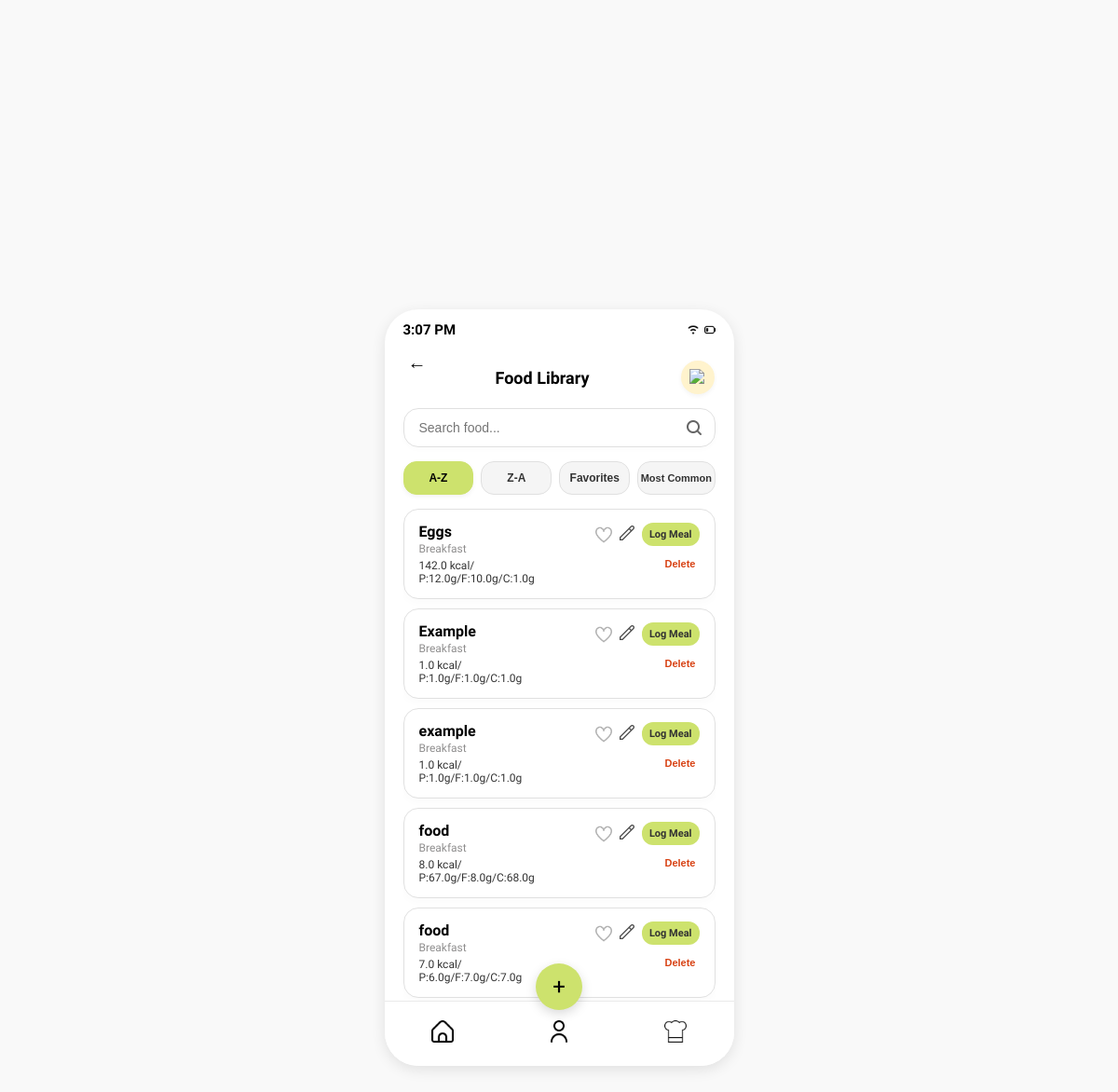
The app's page /food_library, older data.
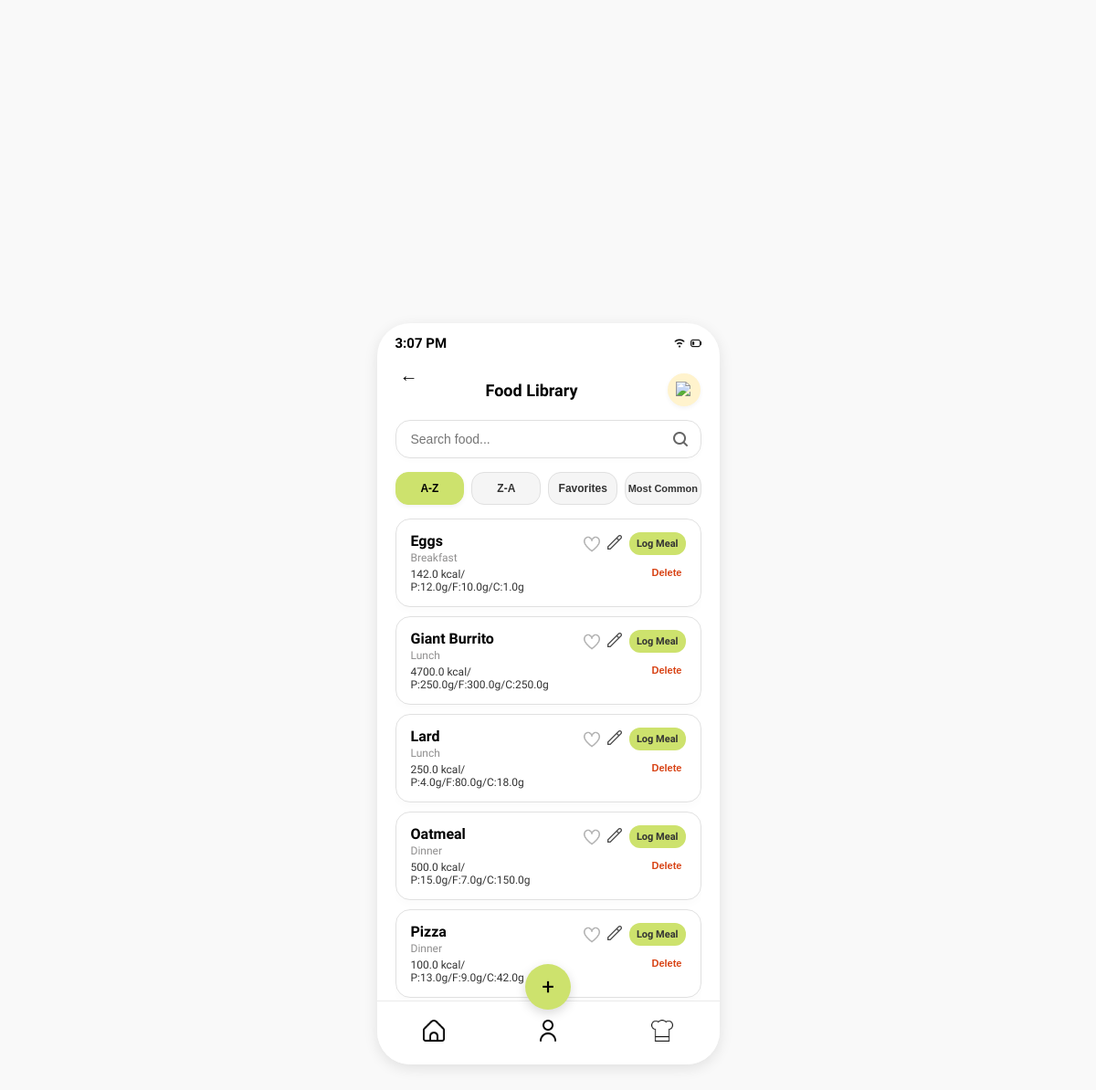
The same page, newer data.
### tables this page shows
CREATE TABLE food_items (
            id INTEGER PRIMARY KEY AUTOINCREMENT,
            user_id INTEGER NOT NULL,
            name TEXT NOT NULL,
            meal_type TEXT NOT NULL CHECK (meal_type IN ('Breakfast', 'Lunch', 'Dinner', 'Snacks')),
            calories REAL NOT NULL,
            protein_grams REAL NOT NULL,
            carbohydrate_grams REAL NOT NULL,
            fat_grams REAL NOT NULL,
            created_at TEXT NOT NULL DEFAULT CURRENT_TIMESTAMP, usage_count INTEGER NOT NULL DEFAULT 0,
            FOREIGN KEY (user_id) REFERENCES users(id) ON DELETE CASCADE
        );

### app.py (the view)
@app.route("/food_library", methods=["GET", "POST"])
def food_library():
    selected_filter = request.args.get("filter", "az")
    if selected_filter not in {"az", "za", "favorites", "common"}:
        selected_filter = "az"
    where_suffix = ""
    order_by = "food_items.name COLLATE NOCASE ASC"
    if selected_filter == "za":
        order_by = "food_items.name COLLATE NOCASE DESC"
    elif selected_filter == "favorites":
        where_suffix = " AND favorites.food_item_id IS NOT NULL"
    elif selected_filter == "common":
        where_suffix = " AND food_items.usage_count > 0"
        order_by = "food_items.usage_count DESC, food_items.name COLLATE NOCASE ASC"
    selected_day, _ = get_compact_date_options(request.args.get("date"))
    selected_date = selected_day.isoformat()
    selected_meal = request.args.get("meal", "Breakfast")
    if selected_meal not in MEAL_TYPES:
        selected_meal = "Breakfast"
    with get_database_connection() as connection:
        user_id = get_food_user_id(connection)
        food_items = []
        if user_id is not None:
            food_items = connection.execute(
                f"""
                SELECT food_items.id, food_items.name, food_items.meal_type,
                       food_items.calories, food_items.protein_grams,
                       food_items.carbohydrate_grams, food_items.fat_grams,
                       food_items.usage_count,
                       CASE WHEN favorites.food_item_id IS NULL THEN 0 ELSE 1 END
                           AS is_favorite
                FROM food_items
                LEFT JOIN favorites
                    ON favorites.user_id = food_items.user_id
                    AND favorites.food_item_id = food_items.id
                WHERE food_items.user_id = ? {where_suffix}
                ORDER BY {order_by}
                """,
                (user_id,),
            ).fetchall()
    return render_template(
        "food_library.html",
        food_items=food_items,
        selected_filter=selected_filter,
        selected_date=selected_date,
        selected_meal=selected_meal,
    )

### app.py (called while the page is built)
def get_database_connection():
    return open_database_connection(app.config["DATABASE"])

def active_demo_user_id():
    user_id = session.get("user_id")
    if user_id is None:
        return None
    with get_database_connection() as connection:
        user = connection.execute(
            "SELECT id FROM users WHERE id = ?", (user_id,)
        ).fetchone()
    return user["id"] if user is not None else None

def get_food_user_id(connection):
    session_user_id = active_demo_user_id()
    if session_user_id is not None:
        return session_user_id
    users = connection.execute("SELECT id FROM users ORDER BY id LIMIT 2").fetchall()
    return users[0]["id"] if len(users) == 1 else None

def get_compact_date_options(requested_date):
    try:
        selected_date = (
            date.fromisoformat(requested_date) if requested_date else date.today()
        )
    except (TypeError, ValueError):
        selected_date = date.today()
    date_options = []
    for offset in (-1, 0, 1, 2):
        option_date = selected_date + timedelta(days=offset)
        date_options.append(
            {
                "value": option_date.isoformat(),
                "month": option_date.strftime("%b"),
                "day": option_date.day,
                "is_selected": option_date == selected_date,
            }
        )
    return selected_date, date_options

### database.py (called while the page is built)
def get_database_connection(database_path):
    connection = sqlite3.connect(database_path)
    connection.row_factory = sqlite3.Row
    connection.execute("PRAGMA foreign_keys = ON")
    return connection

### templates/food_library.html (shortened to what this page needs)
<!DOCTYPE html>
<html lang="en">
<head>
    <link rel="stylesheet" href="{{ url_for('static', filename='style.css') }}">
</head>
<body>
    <div class="phone-screen" style="justify-content: flex-start; padding: 25px 20px;">
        <div class="status-bar">
            <span id="live-est-clock">9:41</span>
            <div class="icons">
                <img src="{{ url_for('static', filename='wifi.png') }}" alt="Wi-Fi">
                <img src="{{ url_for('static', filename='battery.png') }}" alt="Battery">
            </div>
        </div>
        <a href="{{ url_for('log_meal') }}" class="back-arrow" style="top: 45px;">←</a>
        <div
            style="display: flex; justify-content: space-between; align-items: center; width: 100%; margin-top: 30px; margin-bottom: 15px; position: relative;">
            <h2 style="font-size: 18px; font-weight: 700; margin: 0 auto; color: #000000;">Food Library</h2>
             <a href="{{ url_for('notifications') }}" style="text-decoration: none; display: flex;">
                <div
                    style="background: #FFF3CD; border-radius: 50%; width: 36px; height: 36px; display: flex; align-items: center; justify-content: center; box-shadow: 0 2px 5px rgba(0,0,0,0.05);">
                    <img src="{{ url_for('static', filename='bell.png') }}" alt="Notification Bell"
                        style="width: 18px; height: 18px; object-fit: contain;">
                </div>
            </a>
        </div>
        <div style="width: 100%; margin-bottom: 15px; position: relative;">
            <input type="text" id="searchInput" placeholder="Search food..." oninput="filterAndSortFoods()"
                style="width: 100%; padding: 12px 40px 12px 16px; border: 1.5px solid #E0E0E0; border-radius: 16px; outline: none; font-size: 14px; background: #ffffff; box-shadow: 0 2px 6px rgba(0,0,0,0.02); box-sizing: border-box;">
            <img src="{{ url_for('static', filename='search.png') }}" alt="Search"
                style="position: absolute; right: 15px; top: 50%; transform: translateY(-50%); width: 16px; height: 16px; object-fit: contain; opacity: 0.6;">
        </div>
        <div style="display: flex; justify-content: space-between; width: 100%; margin-bottom: 15px; gap: 8px;">
            <button type="button" class="filter-btn" data-filter="az" onclick="setFilterMode('az', this)"
                style="flex: 1; padding: 10px 0; background: #F5F5F5; border: 1.5px solid #E0E0E0; border-radius: 14px; font-size: 12px; font-weight: 600; color: #333; cursor: pointer; transition: all 0.2s;">A-Z</button>
            <button type="button" class="filter-btn" data-filter="za" onclick="setFilterMode('za', this)"
                style="flex: 1; padding: 10px 0; background: #F5F5F5; border: 1.5px solid #E0E0E0; border-radius: 14px; font-size: 12px; font-weight: 600; color: #333; cursor: pointer; transition: all 0.2s;">Z-A</button>
            <button type="button" class="filter-btn active" data-filter="favorites"
                onclick="setFilterMode('favorites', this)"
                style="flex: 1; padding: 10px 0; background: #CDE26D; border: 1.5px solid #CDE26D; border-radius: 14px; font-size: 12px; font-weight: 600; color: #000; cursor: pointer; box-shadow: 0 2px 5px rgba(0,0,0,0.05); transition: all 0.2s;">Favorites</button>
            <button type="button" class="filter-btn" data-filter="common" onclick="setFilterMode('common', this)"
                style="flex: 1.1; padding: 10px 0; background: #F5F5F5; border: 1.5px solid #E0E0E0; border-radius: 14px; font-size: 11px; font-weight: 600; color: #333; cursor: pointer; transition: all 0.2s;">Most
                Common</button>
        </div>
        <div id="foodListContainer" data-initial-filter="{{ selected_filter }}"
            style="width: 100%; display: flex; flex-direction: column; gap: 10px; overflow-y: auto; flex: 1; padding-bottom: 70px; scrollbar-width: none;">
            {% for food in food_items %}
            <div class="food-card" data-food-id="{{ food['id'] }}" data-name="{{ food['name'] }}"
                data-favorite="{{ 'true' if food['is_favorite'] else 'false' }}" data-common="{{ food['usage_count'] }}"
                style="background: #ffffff; border: 1.5px solid #E0E0E0; border-radius: 16px; padding: 14px 16px; display: flex; justify-content: space-between; align-items: flex-start; box-shadow: 0 4px 10px rgba(0,0,0,0.02);">
                <div>
                    <div style="font-size: 16px; font-weight: 700; color: #000; margin-bottom: 2px;">{{ food['name'] }}
                    </div>
                    <div style="font-size: 12px; color: #8F8E8E; margin-bottom: 4px;">{{ food['meal_type'] }}</div>
                    <div style="font-size: 12px; color: #333; font-weight: 500;">{{ food['calories']|round(1) }} kcal/
                        P:{{ food['protein_grams']|round(1) }}g/F:{{ food['fat_grams']|round(1) }}g/C:{{
                        food['carbohydrate_grams']|round(1) }}g</div>
                </div>
                <div style="display: flex; align-items: center; gap: 8px; flex-wrap: wrap; justify-content: flex-end;">
                    <img src="{{ url_for('static', filename='heart.png') }}" alt="Favorite" class="heart-icon"
                        onclick="toggleFavorite(this)"
                        style="width: 18px; height: 18px; cursor: pointer; object-fit: contain; filter: {% if food['is_favorite'] %}invert(20%) sepia(96%) saturate(4734%) hue-rotate(350deg) brightness(100%) contrast(101%){% else %}none{% endif %}; opacity: {% if food['is_favorite'] %}1{% else %}0.3{% endif %};">
                    <a href="{{ url_for('edit_food', food_id=food['id']) }}" aria-label="Edit {{ food['name'] }}"><img
                            src="{{ url_for('static', filename='pencil.png') }}" alt="Edit"
                            style="width: 16px; height: 16px; cursor: pointer; object-fit: contain; opacity: 0.7;"></a>
                    <a href="{{ url_for('log_food', food_id=food['id'], date=selected_date, meal=selected_meal) }}" style="font-size: 11px; font-weight: 700; color: #333; text-decoration: none; background: #CDE26D; border-radius: 12px; padding: 6px 8px;">Log Meal</a>
                    <form action="{{ url_for('delete_food', food_id=food['id']) }}" method="POST" onsubmit="return confirm('Delete this Food Library item?');" style="margin: 0;">
                        <button type="submit" style="border: none; background: transparent; color: #D84315; font-size: 11px; font-weight: 700; cursor: pointer; padding: 4px;">Delete</button>
                    </form>
                </div>
            </div>
            {% endfor %}
        </div>
        <a href="{{ url_for('add_food') }}" class="floating-add-btn">+</a>
        <div class="bottom-nav">
            <a href="{{ url_for('dashboard') }}"><img src="{{ url_for('static', filename='home.png') }}" alt="Home"
                    class="nav-icon"></a>
            <a href="{{ url_for('profile') }}"><img src="{{ url_for('static', filename='user-3.png') }}" alt="Profile"
                    class="nav-icon"></a>
            <a href="{{ url_for('food_library') }}"><img src="{{ url_for('static', filename='hat-chef.png') }}"
                    alt="Chef" class="nav-icon"></a>
        </div>
    </div>
</body>
</html>

### static/style.css (style rules this page uses)
* { margin: 0; padding: 0; box-sizing: border-box; }
body { font-family: "Quicksand", sans-serif; background-color: #f9f9f9; display: flex; justify-content: center; align-items: center; min-height: 100vh; }
.phone-screen { background-color: #ffffff; width: 375px; height: 812px; border-radius: 36px; box-shadow: 0 4px 15px rgba(0,0,0,0.1); display: flex; flex-direction: column; align-items: center; justify-content: flex-start; position: relative; padding: 25px 20px; overflow: hidden; }
.status-bar { width: 100%; height: 44px; position: absolute; top: 0; left: 0; display: flex; justify-content: space-between; align-items: center; padding: 0 20px; font-size: 15px; font-weight: 600; color: #000000; }
.status-bar .icons { display: flex; align-items: center; gap: 6px; }
.status-bar .icons img { height: 12px; width: auto; object-fit: contain; }
.back-arrow { position: absolute; top: 50px; left: 25px; font-size: 20px; color: #000000; text-decoration: none; }
.bottom-nav { position: absolute; bottom: 0; left: 0; width: 100%; height: 70px; background-color: #ffffff; border-top: 1px solid #eaeaea; display: flex; justify-content: space-around; align-items: center; z-index: 100; box-sizing: border-box; }
.bottom-nav a { font-size: 22px; color: #1A3427; text-decoration: none; }
.nav-icon { width: 24px; height: 24px; object-fit: contain; }
.floating-add-btn { position: absolute; bottom: 60px; left: 50%; transform: translateX(-50%); width: 50px; height: 50px; background: #CDE26D; border-radius: 50%; display: flex; justify-content: center; align-items: center; font-size: 24px; color: #000000; text-decoration: none; box-shadow: 0 4px 12px rgba(0,0,0,0.15); z-index: 200; }

Row changes from the older to the newer data that the page shows:
removed food_items: name "Example", meal_type "Breakfast", calories "1.0", protein_grams "1.0", fat_grams "1.0", carbohydrate_grams "1.0"
removed food_items: name "example", meal_type "Breakfast", calories "1.0", protein_grams "1.0", fat_grams "1.0", carbohydrate_grams "1.0"
removed food_items: name "food", meal_type "Breakfast", calories "8.0", protein_grams "67.0", fat_grams "8.0", carbohydrate_grams "68.0"
removed food_items: name "food", meal_type "Breakfast", calories "7.0", protein_grams "6.0", fat_grams "7.0", carbohydrate_grams "7.0"
now on this page (row unchanged): food_items: name "Giant Burrito", meal_type "Lunch", calories "4700.0", protein_grams "250.0", fat_grams "300.0", carbohydrate_grams "250.0"
now on this page (row unchanged): food_items: name "Lard", meal_type "Lunch", calories "250.0", protein_grams "4.0", fat_grams "80.0", carbohydrate_grams "18.0"
now on this page (row unchanged): food_items: name "Oatmeal", meal_type "Dinner", calories "500.0", protein_grams "15.0", fat_grams "7.0", carbohydrate_grams "150.0"
now on this page (row unchanged): food_items: name "Pizza", meal_type "Dinner", calories "100.0", protein_grams "13.0", fat_grams "9.0", carbohydrate_grams "42.0"
